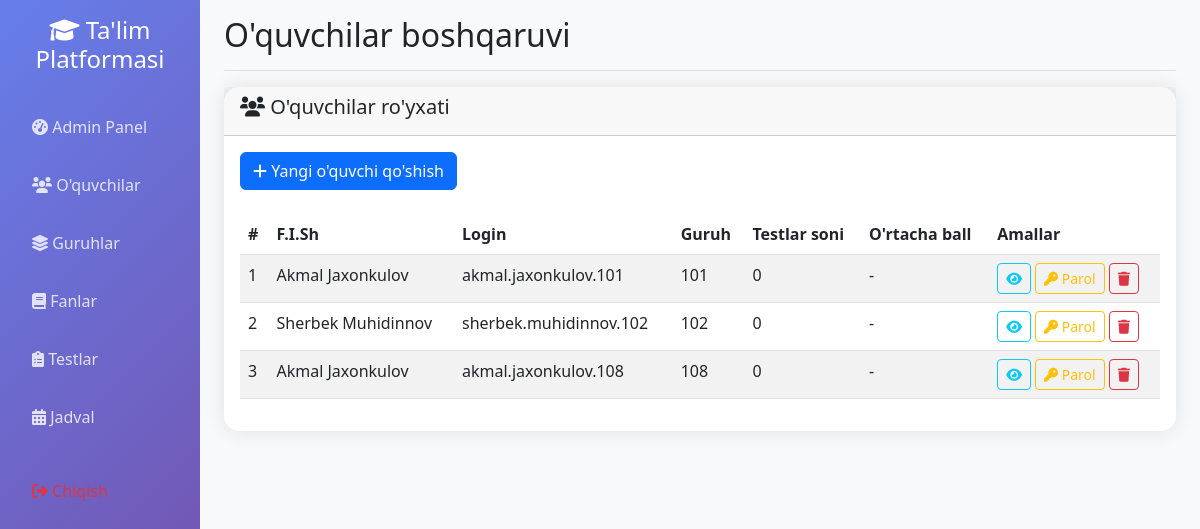
The page /admin/students (signed in) on the database its author committed.
### app.py (models this page shows)
class User(db.Model):
    id = db.Column(db.Integer, primary_key=True)
    username = db.Column(db.String(80), unique=True, nullable=False)
    password_hash = db.Column(db.String(255), nullable=False)
    first_name = db.Column(db.String(50), nullable=False)
    last_name = db.Column(db.String(50), nullable=False)
    is_admin = db.Column(db.Boolean, default=False)
    is_group_leader = db.Column(db.Boolean, default=False)
    needs_password_change = db.Column(db.Boolean, default=False)
    group_id = db.Column(db.Integer, db.ForeignKey('group.id'))
    group = db.relationship('Group', backref=db.backref('students', lazy=True), overlaps="led_group")
    certificates = db.relationship('Certificate', backref='student', lazy=True)
    test_registrations = db.relationship('TestRegistration', backref='student', lazy=True)
    test_results = db.relationship('TestResult', backref='student', lazy=True)

class Group(db.Model):
    id = db.Column(db.Integer, primary_key=True)
    name = db.Column(db.String(50), unique=True, nullable=False)
    description = db.Column(db.Text)
    total_score = db.Column(db.Integer, default=0)
    leader = db.relationship('User', backref=db.backref('led_group', overlaps="students"), foreign_keys=[User.group_id], uselist=False, overlaps="group,students")
    schedules = db.relationship('Schedule', backref='group', lazy=True)

### app.py (the view)
@app.route('/admin/students')
def admin_students():
    if not session.get('logged_in', False) or not session.get('is_admin', False):
        return redirect(url_for('login'))
    students = User.query.filter_by(is_admin=False, is_group_leader=False).all()
    groups = Group.query.all()
    return render_template('admin_students.html', students=students, groups=groups)

### app.py (called while the page is built, shortened)
@app.context_processor
def inject_user():
    class CurrentUser:
        def __init__(self):
            self.is_authenticated = session.get('logged_in', False)
            self.is_admin = session.get('is_admin', False)
            self.is_group_leader = session.get('is_group_leader', False)
            self.username = session.get('username', '')
            self.id = session.get('user_id', None)
    return dict(current_user=CurrentUser())

### templates/admin_students.html (shortened to what this page needs)
{% extends "base.html" %}
{% block page_title %}O'quvchilar boshqaruvi{% endblock %}
{% block content %}
<div class="row">
    <div class="col-12">
        <div class="card">
            <div class="card-header">
                <h5><i class="fas fa-users"></i> O'quvchilar ro'yxati</h5>
            </div>
            <div class="card-body">
                <div class="row mb-4">
                    <div class="col-12">
                        <button class="btn btn-primary" type="button" data-bs-toggle="collapse" data-bs-target="#addStudentForm">
                            <i class="fas fa-plus"></i> Yangi o'quvchi qo'shish
                        </button>
                    </div>
                </div>
                {% if students %}
                <div class="table-responsive">
                    <table class="table table-striped">
                        <thead>
                            <tr>
                                <th>#</th>
                                <th>F.I.Sh</th>
                                <th>Login</th>
                                <th>Guruh</th>
                                <th>Testlar soni</th>
                                <th>O'rtacha ball</th>
                                <th>Amallar</th>
                            </tr>
                        </thead>
                        <tbody>
                            {% for student in students %}
                            <tr>
                                <td>{{ loop.index }}</td>
                                <td>{{ student.first_name }} {{ student.last_name }}</td>
                                <td>{{ student.username }}</td>
                                <td>{{ student.group.name }}</td>
                                <td>{{ student.test_results|length }}</td>
                                <td>
                                    {% if student.test_results %}
                                        {% set total = student.test_results|sum(attribute='score') %}
                                        {% set count = student.test_results|sum(attribute='total_questions') %}
                                        {{ "%.1f"|format((total / count * 100)) }}%
                                    {% else %}
                                        -
                                    {% endif %}
                                </td>
                                <td>
                                    <a href="{{ url_for('admin_edit_student', student_id=student.id) }}" class="btn btn-sm btn-outline-info">
                                        <i class="fas fa-eye"></i>
                                    </a>
                                    <a href="{{ url_for('admin_edit_student', student_id=student.id) }}" class="btn btn-sm btn-outline-warning">
                                        <i class="fas fa-key"></i> Parol
                                    </a>
                                    <a href="{{ url_for('admin_delete_student', student_id=student.id) }}" class="btn btn-sm btn-outline-danger" onclick="return confirm('Rostdan ham ushbu o\'quvchini o\'chirmoqchimisiz?')">
                                        <i class="fas fa-trash"></i>
                                    </a>
                                </td>
                            </tr>
                            {% endfor %}
                        </tbody>
                    </table>
                </div>
                {% else %}
                <div class="text-center py-5">
                    <i class="fas fa-users fa-4x text-muted mb-3"></i>
                    <h4 class="text-muted">O'quvchilar mavjud emas</h4>
                    <p class="text-muted">Yangi o'quvchi qo'shing</p>
                </div>
                {% endif %}
            </div>
        </div>
    </div>
</div>
{% endblock %}

### templates/base.html (shortened to what this page needs)
<!DOCTYPE html>
<html lang="uz">
<head>
    <link href="https://cdn.jsdelivr.net/npm/bootstrap@5.3.0/dist/css/bootstrap.min.css" rel="stylesheet">
    <link href="https://cdnjs.cloudflare.com/ajax/libs/font-awesome/6.0.0/css/all.min.css" rel="stylesheet">
</head>
<body>
    <div class="container-fluid">
        <div class="row">
            <nav class="col-md-3 col-lg-2 d-md-block sidebar collapse">
                <div class="position-sticky pt-3">
                    <div class="text-center mb-4">
                        <h4 class="text-white">
                            <i class="fas fa-graduation-cap"></i> Ta'lim Platformasi
                        </h4>
                    </div>
                    <ul class="nav flex-column">
                        {% if current_user.is_authenticated %}
                            {% if current_user.is_admin %}
                                <li class="nav-item">
                                    <a class="nav-link" href="{{ url_for('admin_dashboard') }}">
                                        <i class="fas fa-tachometer-alt"></i> Admin Panel
                                    </a>
                                </li>
                                <li class="nav-item">
                                    <a class="nav-link" href="{{ url_for('admin_students') }}">
                                        <i class="fas fa-users"></i> O'quvchilar
                                    </a>
                                </li>
                                <li class="nav-item">
                                    <a class="nav-link" href="{{ url_for('admin_groups') }}">
                                        <i class="fas fa-layer-group"></i> Guruhlar
                                    </a>
                                </li>
                                <li class="nav-item">
                                    <a class="nav-link" href="{{ url_for('admin_subjects') }}">
                                        <i class="fas fa-book"></i> Fanlar
                                    </a>
                                </li>
                                <li class="nav-item">
                                    <a class="nav-link" href="{{ url_for('admin_tests') }}">
                                        <i class="fas fa-clipboard-list"></i> Testlar
                                    </a>
                                </li>
                                <li class="nav-item">
                                    <a class="nav-link" href="{{ url_for('admin_schedule') }}">
                                        <i class="fas fa-calendar-alt"></i> Jadval
                                    </a>
                                </li>
                            {% endif %}
                            <li class="nav-item mt-3">
                                <a class="nav-link text-danger" href="{{ url_for('logout') }}">
                                    <i class="fas fa-sign-out-alt"></i> Chiqish
                                </a>
                            </li>
                        {% endif %}
                    </ul>
                </div>
            </nav>
            <main class="col-md-9 ms-sm-auto col-lg-10 px-md-4 main-content">
                <div class="d-flex justify-content-between flex-wrap flex-md-nowrap align-items-center pt-3 pb-2 mb-3 border-bottom">
                    <h1 class="h2">{% block page_title %}Ta'lim Platformasi{% endblock %}</h1>
                </div>
                {% block content %}{% endblock %}
            </main>
        </div>
    </div>
</body>
</html>

### templates/base.html (style rules this page uses)
.sidebar { min-height: 100vh; background: linear-gradient(135deg, #667eea 0%, #764ba2 100%); }
.sidebar .nav-link { color: rgba(255, 255, 255, 0.8); padding: 12px 20px; margin: 5px 0; border-radius: 8px; transition: all 0.3s; }
.main-content { background: #f8f9fa; min-height: 100vh; }
.card { border: none; border-radius: 15px; box-shadow: 0 0 20px rgba(0,0,0,0.1); transition: transform 0.3s; }

### rows shown on the page
User: first_name "Akmal", last_name "Jaxonkulov", username "akmal.jaxonkulov.101", group.name "101", test_results|length "0"
User: first_name "Sherbek", last_name "Muhidinnov", username "sherbek.muhidinnov.102", group.name "102", test_results|length "0"
User: first_name "Akmal", last_name "Jaxonkulov", username "akmal.jaxonkulov.108", group.name "108", test_results|length "0"
